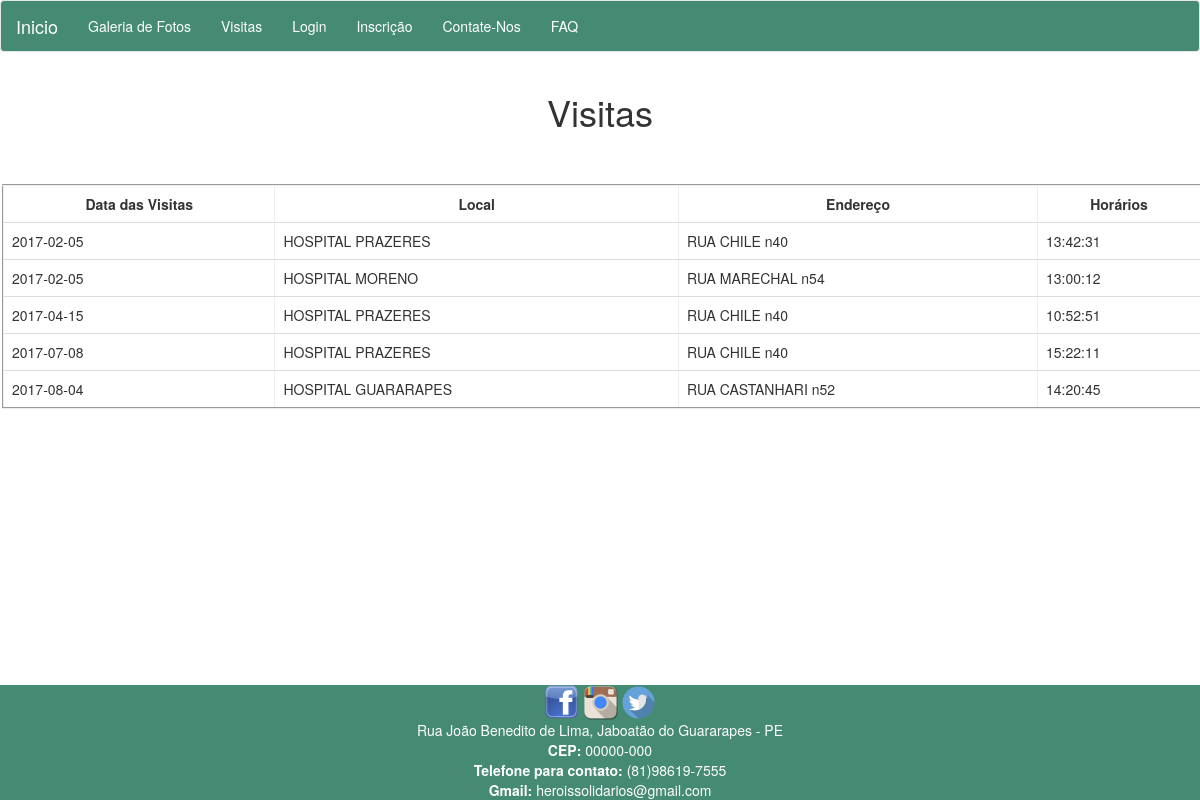
The page /Visitas.php on the database its author committed.
### tables this page shows
CREATE TABLE VISITAS(
    CODIGO INT AUTO_INCREMENT PRIMARY KEY,
    DATA_VIS DATE,
    HORARIO_VISITA TIME,
    LOCAL VARCHAR(40),
    HISTORIA VARCHAR(100),
    ENDERECO VARCHAR(100)
);

### Visitas.php (the view, shortened to what this page needs)
<!DOCTYPE html>
<html lang="pt-br">
  <head>
    <link href="css/bootstrap.css" rel="stylesheet">
  </head>
<body>
       <nav class="navbar navbar-default">
      <div class="container-fluid">
        <div class="navbar-header">
          <a class="navbar-brand" href="index.php">Inicio</a>
        </div>
        <div class="collapse navbar-collapse" id="bs-example-navbar-collapse-1">
          <ul class="nav navbar-nav">
            <li><a href="galeria.php">Galeria de Fotos <span class="sr-only">(current)</span></a></li>
            <li><a href="Visitas.php">Visitas</a></li>
            <?php
            if (!isset($_SESSION['login'])){
            ?>
            <li><a href="login.php">Login</a></li>
            <li><a href="cadastro.php">Inscrição</a></li>
            <?php
              }
            ?>
            <li><a href="contatos.php">Contate-Nos</a></li>
          <ul class="nav navbar-nav navbar-right">
            <li><a href="faq.php">FAQ</a></li>
          </ul>
        </div>
      </div>
    </nav>
<center>
<div class="table-responsive">
<h1>Visitas</h1><br><br>
<table border = "1" class="table" style="border: groove 2px; padding: 0.75em; margin: 2px;">
<tr>
 <th class="text-center">Data das Visitas</th><th class="text-center">Local</th><th class="text-center">Endereço</th><th class="text-center">Horários</th>
</tr>
<?php
  require('conexao.php');
  $query = 'select * from VISITAS order by DATA_VIS asc';
  $resultado = mysqli_query($conexao, $query);
  while ($registro = mysqli_fetch_array($resultado)){
  ?>
<tr>
       <td> <?= $data = $registro["DATA_VIS"] ?></td>
       <td> <?= $registro["LOCAL"] ?></td>
       <td> <?= $registro["ENDERECO"] ?></td>
       <td> <?= $registro["HORARIO_VISITA"] ?></td>
</tr>
<?php
  }
?>
</table>
</div>
</center>
     <footer = class=" container-fluid" style="background-color: #458B74; color: #fff; position: fixed; bottom:0px; width:100%;">
      <center>
      <span><a href="https://www.facebook.com/Herois-Solid%C3%A1rios-154532011421669/" ><img src="images/fac.png" width="35px" style=" position: relative;  right: 0px" alt="Responsive image"></a></span>
      <span><a href="https://www.instagram.com/?hl=pt-br" ><img src="images/ins.png" width="35px" style=" position: relative;  right: 0px" alt="Responsive image"></a></span>
      <span><a href="https://twitter.com/login?lang=pt" ><img src="images/twt.png" width="35px" style=" position: relative;  right: 0px" alt="Responsive image"></a></span>
      <br>
      Rua João Benedito de Lima, Jaboatão do Guararapes - PE <br> <b>CEP:</b> 00000-000 <br>
      <b>Telefone para contato:</b> (81)98619-7555<br>
      <b>Gmail:</b> heroissolidarios@gmail.com
    </center>
    </footer>
  </body>
</html>

### rows shown on the page
visitas: DATA_VIS "2017-02-05", LOCAL "HOSPITAL PRAZERES", ENDERECO "RUA CHILE n40", HORARIO_VISITA "13:42:31"
visitas: DATA_VIS "2017-02-05", LOCAL "HOSPITAL MORENO", ENDERECO "RUA MARECHAL n54", HORARIO_VISITA "13:00:12"
visitas: DATA_VIS "2017-04-15", LOCAL "HOSPITAL PRAZERES", ENDERECO "RUA CHILE n40", HORARIO_VISITA "10:52:51"
visitas: DATA_VIS "2017-07-08", LOCAL "HOSPITAL PRAZERES", ENDERECO "RUA CHILE n40", HORARIO_VISITA "15:22:11"
visitas: DATA_VIS "2017-08-04", LOCAL "HOSPITAL GUARARAPES", ENDERECO "RUA CASTANHARI n52", HORARIO_VISITA "14:20:45"
